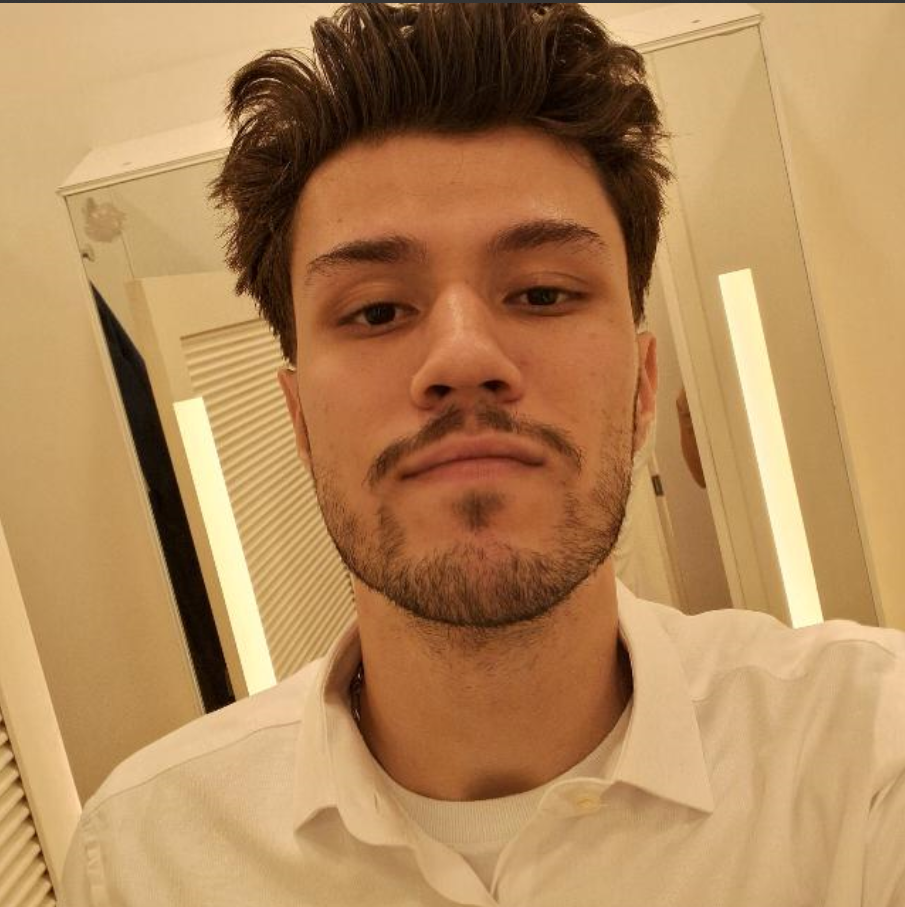
#> input picture images/Euu.png, 905 x 907 px
$ python invert.py images/Euu.png
#> lines starting #> are read from the running program, lines starting #| are printed output that depends on the picture
import sys
import cv2 as cv

def invert(img):

    img_inverted = cv.flip(img, 1)
    cv.imshow('Imagem invertida', img_inverted)
    cv.waitKey(0)


def main():

    if len(sys.argv) < 2:
        print('Argumentos insuficientes')
        sys.exit()

    img_path = sys.argv[1]
    img = cv.imread(img_path)
#> img is the input picture: shape (907, 905, 3); mean B, G, R 89.7, 136.1, 178.7

    cv.imshow('Imagem Original', img)

    invert(img)
#> in invert, `img_inverted = cv.flip(img, 1)`:
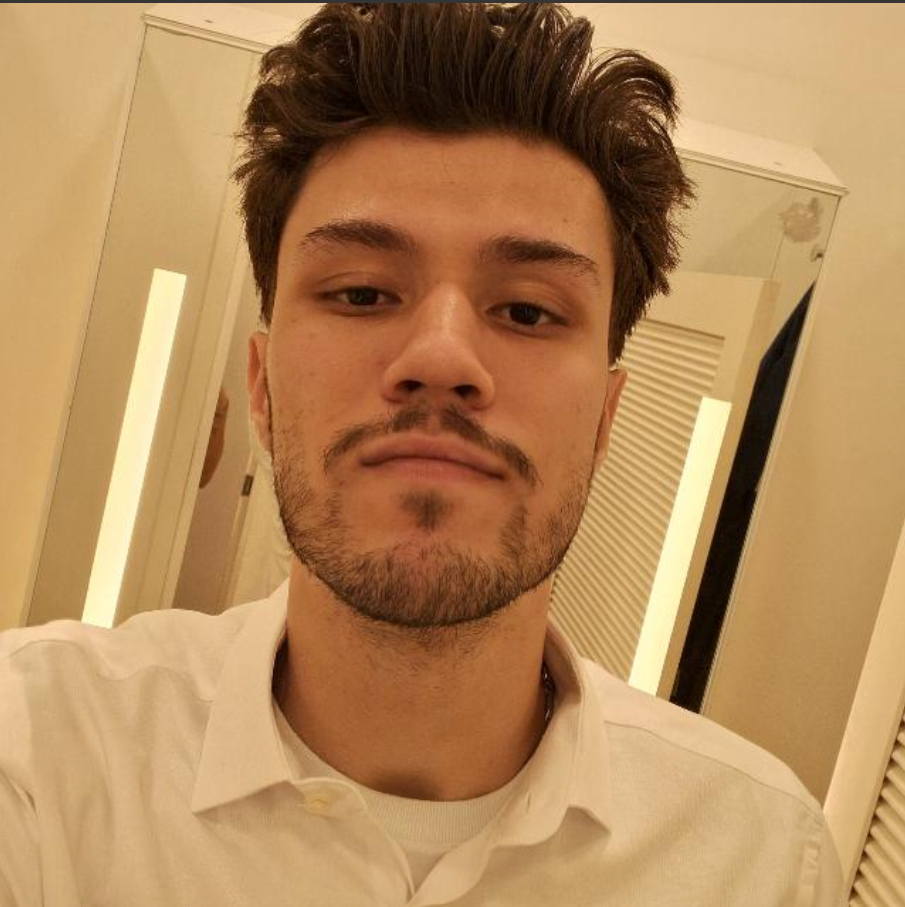
#> img_inverted: shape (907, 905, 3); mean B, G, R 89.7, 136.1, 178.7

main()
